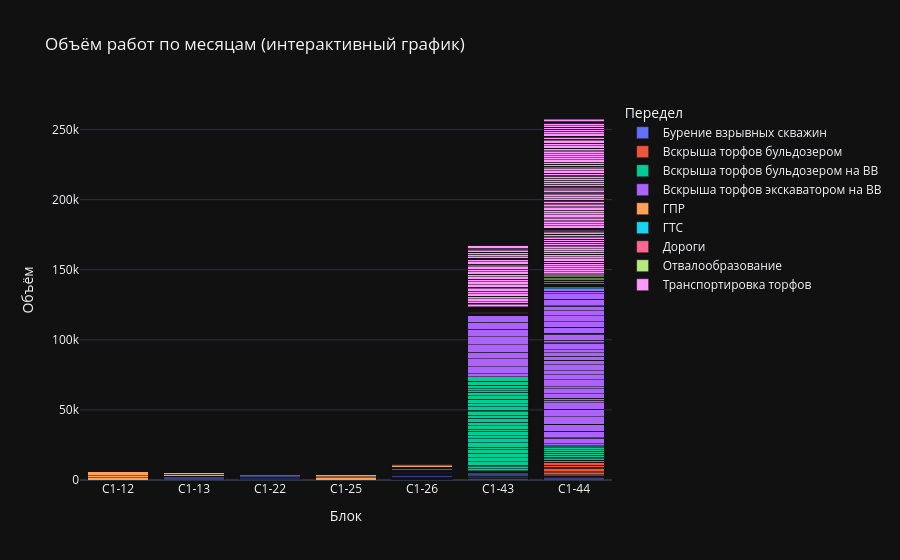

The notebook cell saved with this chart:
### Code cell
import plotly.express as px


value_vars = [col for col in pivot_teh.columns if col not in ["Блок", "Передел", "Марка машины", "Инв. №"]]

# Преобразуем pivot в формат long для Plotly
pivot_long = pivot_teh.melt(
    id_vars=["Блок", "Передел","Марка машины", "Инв. №"],
    value_vars=value_vars,
    var_name="Дата",
    value_name="Объём"
)

# Построим stacked bar chart
fig = px.bar(
    pivot_long,
    x="Блок",
    y="Объём",
    color="Передел",  # можно сменить на "Блок" или "Месторождение, объект"
    hover_data=["Передел", "Марка машины", "Инв. №"],
    title="Объём работ по месяцам (интерактивный график)",
    barmode="stack"
)

fig.update_layout(xaxis={'categoryorder':'category ascending'})
fig.show()

### Figure 1 — Plotly figure (JSON) as saved in the notebook; plotly's stock layout.template omitted (floating-point values rounded to 4 significant figures; data arrays with more than 128 entries replaced by an {"elided": "..."} marker saying what was removed)
{"data": [{"customdata": {"elided": "174x3 mixed values"}, "hovertemplate": "Передел=%{customdata[0]}<br>Блок=%{x}<br>Объём=%{y}<br>Марка машины=%{customdata[1]}<br>Инв. №=%{customdata[2]}<extra></extra>", "legendgroup": "Бурение взрывных скважин", "marker": {"color": "#636efa", "pattern": {"shape": ""}}, "name": "Бурение взрывных скважин", "orientation": "v", "showlegend": true, "textposition": "auto", "x": {"elided": "174 str values"}, "xaxis": "x", "y": {"elided": "174 mixed values"}, "yaxis": "y", "type": "bar"}, {"customdata": {"elided": "58x3 mixed values"}, "hovertemplate": "Передел=%{customdata[0]}<br>Блок=%{x}<br>Объём=%{y}<br>Марка машины=%{customdata[1]}<br>Инв. №=%{customdata[2]}<extra></extra>", "legendgroup": "Вскрыша торфов бульдозером", "marker": {"color": "#EF553B", "pattern": {"shape": ""}}, "name": "Вскрыша торфов бульдозером", "orientation": "v", "showlegend": true, "textposition": "auto", "x": ["С1-44", "С1-44", "С1-44", "С1-44", "С1-44", "С1-44", "С1-44", "С1-44", "С1-44", "С1-44", "С1-44", "С1-44", "С1-44", "С1-44", "С1-44", "С1-44", "С1-44", "С1-44", "С1-44", "С1-44", "С1-44", "С1-44", "С1-44", "С1-44", "С1-44", "С1-44", "С1-44", "С1-44", "С1-44", "С1-44", "С1-44", "С1-44", "С1-44", "С1-44", "С1-44", "С1-44", "С1-44", "С1-44", "С1-44", "С1-44", "С1-44", "С1-44", "С1-44", "С1-44", "С1-44", "С1-44", "С1-44", "С1-44", "С1-44", "С1-44", "С1-44", "С1-44", "С1-44", "С1-44", "С1-44", "С1-44", "С1-44", "С1-44"], "xaxis": "x", "y": ["Дражный", "Дражный", 0.0, 0.0, 0.0, 0.0, 0.0, 0.0, 0.0, 0.0, 0.0, 0.0, 0.0, 0.0, 0.0, 0.0, 0.0, 0.0, 0.0, 0.0, 0.0, 0.0, 0.0, 0.0, 0.0, 0.0, 0.0, 0.0, 0.0, 1455.0, 970.0, 2425.0, 776.0, 1455.0, 2000.0, 0.0, 1500.0, 0.0, 1000.0, 0.0, 0.0, 0.0, 0.0, 0.0, 0.0, 0.0, 0.0, 0.0, 0.0, 0.0, 0.0, 0.0, 0.0, 0.0, 0.0, 0.0, 0.0, 0.0], "yaxis": "y", "type": "bar"}, {"customdata": {"elided": "145x3 mixed values"}, "hovertemplate": "Передел=%{customdata[0]}<br>Блок=%{x}<br>Объём=%{y}<br>Марка машины=%{customdata[1]}<br>Инв. №=%{customdata[2]}<extra></extra>", "legendgroup": "Вскрыша торфов бульдозером на ВВ", "marker": {"color": "#00cc96", "pattern": {"shape": ""}}, "name": "Вскрыша торфов бульдозером на ВВ", "orientation": "v", "showlegend": true, "textposition": "auto", "x": {"elided": "145 str values"}, "xaxis": "x", "y": {"elided": "145 mixed values"}, "yaxis": "y", "type": "bar"}, {"customdata": {"elided": "116x3 mixed values"}, "hovertemplate": "Передел=%{customdata[0]}<br>Блок=%{x}<br>Объём=%{y}<br>Марка машины=%{customdata[1]}<br>Инв. №=%{customdata[2]}<extra></extra>", "legendgroup": "Вскрыша торфов экскаватором на ВВ", "marker": {"color": "#ab63fa", "pattern": {"shape": ""}}, "name": "Вскрыша торфов экскаватором на ВВ", "orientation": "v", "showlegend": true, "textposition": "auto", "x": ["С1-44", "С1-43", "С1-44", "С1-44", "С1-44", "С1-43", "С1-44", "С1-44", "С1-44", "С1-43", "С1-44", "С1-44", "С1-44", "С1-43", "С1-44", "С1-44", "С1-44", "С1-43", "С1-44", "С1-44", "С1-44", "С1-43", "С1-44", "С1-44", "С1-44", "С1-43", "С1-44", "С1-44", "С1-44", "С1-43", "С1-44", "С1-44", "С1-44", "С1-43", "С1-44", "С1-44", "С1-44", "С1-43", "С1-44", "С1-44", "С1-44", "С1-43", "С1-44", "С1-44", "С1-44", "С1-43", "С1-44", "С1-44", "С1-44", "С1-43", "С1-44", "С1-44", "С1-44", "С1-43", "С1-44", "С1-44", "С1-44", "С1-43", "С1-44", "С1-44", "С1-44", "С1-43", "С1-44", "С1-44", "С1-44", "С1-43", "С1-44", "С1-44", "С1-44", "С1-43", "С1-44", "С1-44", "С1-44", "С1-43", "С1-44", "С1-44", "С1-44", "С1-43", "С1-44", "С1-44", "С1-44", "С1-43", "С1-44", "С1-44", "С1-44", "С1-43", "С1-44", "С1-44", "С1-44", "С1-43", "С1-44", "С1-44", "С1-44", "С1-43", "С1-44", "С1-44", "С1-44", "С1-43", "С1-44", "С1-44", "С1-44", "С1-43", "С1-44", "С1-44", "С1-44", "С1-43", "С1-44", "С1-44", "С1-44", "С1-43", "С1-44", "С1-44", "С1-44", "С1-43", "С1-44", "С1-44"], "xaxis": "x", "y": ["Дражный", "Дражный", "Дражный", "Дражный", 0.0, 0.0, 0.0, 0.0, 0.0, 0.0, 0.0, 0.0, 0.0, 0.0, 0.0, 0.0, 0.0, 0.0, 0.0, 0.0, 0.0, 0.0, 0.0, 0.0, 0.0, 0.0, 0.0, 1571.0, 0.0, 0.0, 3795.0, 558.7, 0.0, 0.0, 4575.0, 0.0, 0.0, 0.0, 5017.0, 0.0, 0.0, 0.0, 5226.0, 0.0, 0.0, 0.0, 5378.0, 0.0, 0.0, 0.0, 4772.0, 0.0, 0.0, 0.0, 0.0, 0.0, 0.0, 0.0, 1769.0, 1280.0, 0.0, 0.0, 3399.0, 3632.0, 1222.0, 0.0, 4994.0, 3748.0, 2772.0, 0.0, 0.0, 4260.0, 3168.0, 0.0, 0.0, 3036.0, 2400.0, 0.0, 2208.0, 4404.0, 360.0, 2424.0, 1764.0, 4236.0, 720.0, 4968.0, 0.0, 4260.0, 0.0, 5448.0, 0.0, 4056.0, 0.0, 4812.0, 0.0, 4224.0, 0.0, 5448.0, 0.0, 3504.0, 0.0, 5460.0, 0.0, 3324.0, 552.0, 5292.0, 0.0, 4536.0, 0.0, 5040.0, 0.0, 3876.0, 1620.0, 5100.0, 0.0, 1776.0], "yaxis": "y", "type": "bar"}, {"customdata": {"elided": "319x3 mixed values"}, "hovertemplate": "Передел=%{customdata[0]}<br>Блок=%{x}<br>Объём=%{y}<br>Марка машины=%{customdata[1]}<br>Инв. №=%{customdata[2]}<extra></extra>", "legendgroup": "ГПР", "marker": {"color": "#FFA15A", "pattern": {"shape": ""}}, "name": "ГПР", "orientation": "v", "showlegend": true, "textposition": "auto", "x": {"elided": "319 str values"}, "xaxis": "x", "y": {"elided": "319 mixed values"}, "yaxis": "y", "type": "bar"}, {"customdata": {"elided": "58x3 mixed values"}, "hovertemplate": "Передел=%{customdata[0]}<br>Блок=%{x}<br>Объём=%{y}<br>Марка машины=%{customdata[1]}<br>Инв. №=%{customdata[2]}<extra></extra>", "legendgroup": "ГТС", "marker": {"color": "#19d3f3", "pattern": {"shape": ""}}, "name": "ГТС", "orientation": "v", "showlegend": true, "textposition": "auto", "x": ["С1-44", "С1-44", "С1-44", "С1-44", "С1-44", "С1-44", "С1-44", "С1-44", "С1-44", "С1-44", "С1-44", "С1-44", "С1-44", "С1-44", "С1-44", "С1-44", "С1-44", "С1-44", "С1-44", "С1-44", "С1-44", "С1-44", "С1-44", "С1-44", "С1-44", "С1-44", "С1-44", "С1-44", "С1-44", "С1-44", "С1-44", "С1-44", "С1-44", "С1-44", "С1-44", "С1-44", "С1-44", "С1-44", "С1-44", "С1-44", "С1-44", "С1-44", "С1-44", "С1-44", "С1-44", "С1-44", "С1-44", "С1-44", "С1-44", "С1-44", "С1-44", "С1-44", "С1-44", "С1-44", "С1-44", "С1-44", "С1-44", "С1-44"], "xaxis": "x", "y": ["Дражный", "Дражный", 0.0, 0.0, 0.0, 0.0, 0.0, 0.0, 0.0, 0.0, 0.0, 0.0, 0.0, 0.0, 0.0, 0.0, 0.0, 0.0, 0.0, 1000.0, 500.0, 500.0, 0.0, 500.0, 0.0, 0.0, 0.0, 0.0, 0.0, 0.0, 0.0, 0.0, 0.0, 0.0, 0.0, 0.0, 0.0, 0.0, 0.0, 0.0, 0.0, 0.0, 0.0, 0.0, 0.0, 0.0, 0.0, 0.0, 0.0, 0.0, 0.0, 0.0, 0.0, 0.0, 0.0, 0.0, 0.0, 0.0], "yaxis": "y", "type": "bar"}, {"customdata": {"elided": "58x3 mixed values"}, "hovertemplate": "Передел=%{customdata[0]}<br>Блок=%{x}<br>Объём=%{y}<br>Марка машины=%{customdata[1]}<br>Инв. №=%{customdata[2]}<extra></extra>", "legendgroup": "Дороги", "marker": {"color": "#FF6692", "pattern": {"shape": ""}}, "name": "Дороги", "orientation": "v", "showlegend": true, "textposition": "auto", "x": ["С1-43", "С1-44", "С1-43", "С1-44", "С1-43", "С1-44", "С1-43", "С1-44", "С1-43", "С1-44", "С1-43", "С1-44", "С1-43", "С1-44", "С1-43", "С1-44", "С1-43", "С1-44", "С1-43", "С1-44", "С1-43", "С1-44", "С1-43", "С1-44", "С1-43", "С1-44", "С1-43", "С1-44", "С1-43", "С1-44", "С1-43", "С1-44", "С1-43", "С1-44", "С1-43", "С1-44", "С1-43", "С1-44", "С1-43", "С1-44", "С1-43", "С1-44", "С1-43", "С1-44", "С1-43", "С1-44", "С1-43", "С1-44", "С1-43", "С1-44", "С1-43", "С1-44", "С1-43", "С1-44", "С1-43", "С1-44", "С1-43", "С1-44"], "xaxis": "x", "y": ["Дражный", "Дражный", 0.0, 0.0, 0.0, 0.0, 0.0, 0.0, 0.0, 0.0, 0.0, 0.0, 0.0, 0.0, 0.0, 0.0, 0.0, 0.0, 0.0, 0.0, 0.0, 0.0, 0.0, 0.0, 0.0, 0.0, 0.0, 0.0, 0.0, 0.0, 0.0, 0.0, 0.0, 0.0, 0.0, 0.0, 0.0, 0.0, 0.0, 0.0, 0.0, 0.0, 300.0, 0.0, 300.0, 0.0, 300.0, 0.0, 300.0, 0.0, 300.0, 0.0, 300.0, 0.0, 0.0, 0.0, 0.0, 300.0], "yaxis": "y", "type": "bar"}, {"customdata": {"elided": "319x3 mixed values"}, "hovertemplate": "Передел=%{customdata[0]}<br>Блок=%{x}<br>Объём=%{y}<br>Марка машины=%{customdata[1]}<br>Инв. №=%{customdata[2]}<extra></extra>", "legendgroup": "Отвалообразование", "marker": {"color": "#B6E880", "pattern": {"shape": ""}}, "name": "Отвалообразование", "orientation": "v", "showlegend": true, "textposition": "auto", "x": {"elided": "319 str values"}, "xaxis": "x", "y": {"elided": "319 mixed values"}, "yaxis": "y", "type": "bar"}, {"customdata": {"elided": "435x3 mixed values"}, "hovertemplate": "Передел=%{customdata[0]}<br>Блок=%{x}<br>Объём=%{y}<br>Марка машины=%{customdata[1]}<br>Инв. №=%{customdata[2]}<extra></extra>", "legendgroup": "Транспортировка торфов", "marker": {"color": "#FF97FF", "pattern": {"shape": ""}}, "name": "Транспортировка торфов", "orientation": "v", "showlegend": true, "textposition": "auto", "x": {"elided": "435 str values"}, "xaxis": "x", "y": {"elided": "435 mixed values"}, "yaxis": "y", "type": "bar"}], "layout": {"xaxis": {"anchor": "y", "domain": [0.0, 1.0], "title": {"text": "Блок"}, "categoryorder": "category ascending"}, "yaxis": {"anchor": "x", "domain": [0.0, 1.0], "title": {"text": "Объём"}}, "legend": {"title": {"text": "Передел"}, "tracegroupgap": 0}, "title": {"text": "Объём работ по месяцам (интерактивный график)"}, "barmode": "stack"}}
